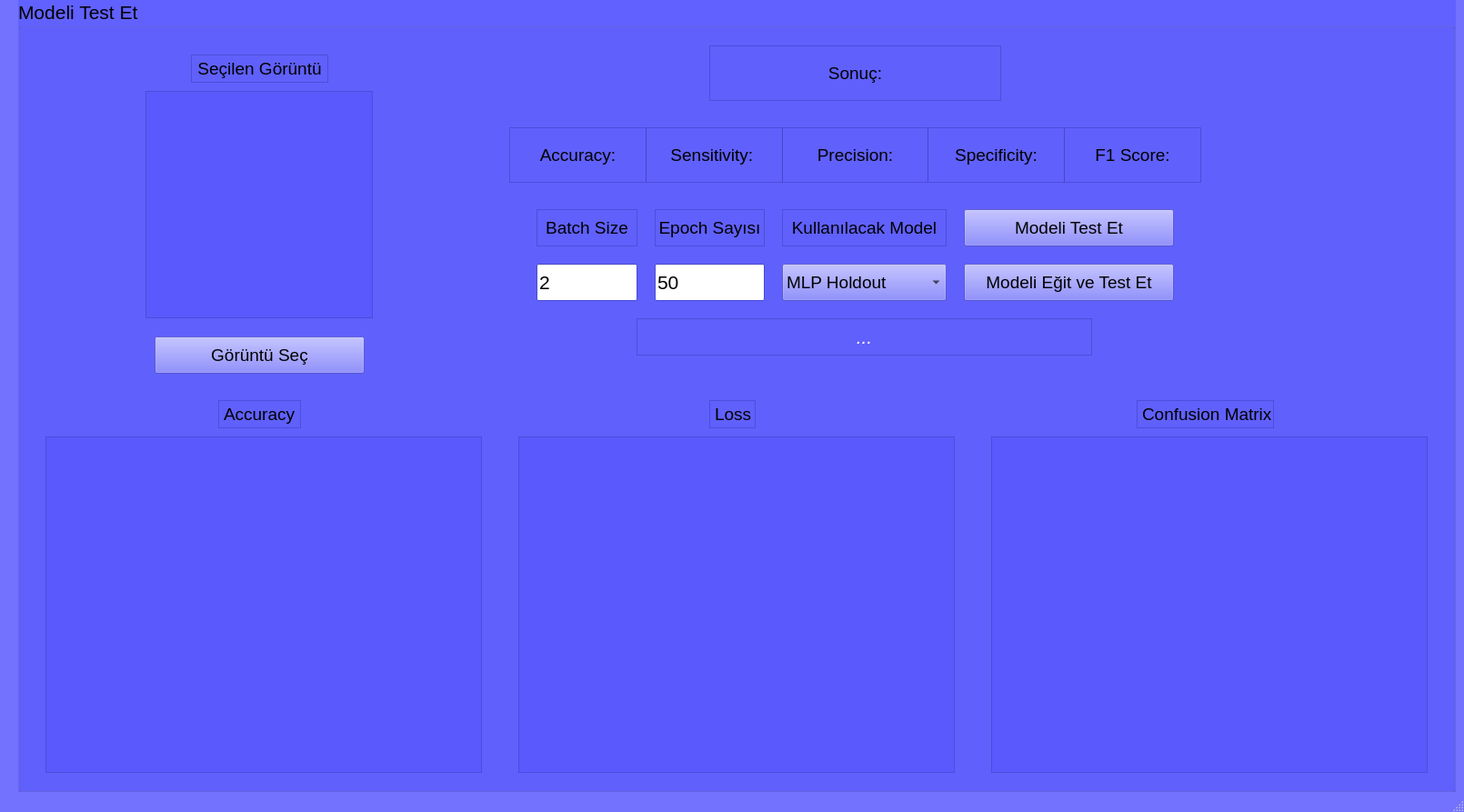
<?xml version="1.0" encoding="UTF-8"?>
<ui version="4.0">
 <class>MainWindow</class>
 <widget class="QMainWindow" name="MainWindow">
  <property name="geometry">
   <rect>
    <x>0</x>
    <y>0</y>
    <width>1610</width>
    <height>893</height>
   </rect>
  </property>
  <property name="palette">
   <palette>
    <active>
     <colorrole role="WindowText">
      <brush brushstyle="SolidPattern">
       <color alpha="255">
        <red>0</red>
        <green>0</green>
        <blue>0</blue>
       </color>
      </brush>
     </colorrole>
     <colorrole role="Button">
      <brush brushstyle="SolidPattern">
       <color alpha="150">
        <red>85</red>
        <green>85</green>
        <blue>255</blue>
       </color>
      </brush>
     </colorrole>
     <colorrole role="Light">
      <brush brushstyle="SolidPattern">
       <color alpha="150">
        <red>213</red>
        <green>213</green>
        <blue>255</blue>
       </color>
      </brush>
     </colorrole>
     <colorrole role="Midlight">
      <brush brushstyle="SolidPattern">
       <color alpha="150">
        <red>149</red>
        <green>149</green>
        <blue>255</blue>
       </color>
      </brush>
     </colorrole>
     <colorrole role="Dark">
      <brush brushstyle="SolidPattern">
       <color alpha="150">
        <red>42</red>
        <green>42</green>
        <blue>127</blue>
       </color>
      </brush>
     </colorrole>
     <colorrole role="Mid">
      <brush brushstyle="SolidPattern">
       <color alpha="150">
        <red>56</red>
        <green>56</green>
        <blue>170</blue>
       </color>
      </brush>
     </colorrole>
     <colorrole role="Text">
      <brush brushstyle="SolidPattern">
       <color alpha="255">
        <red>0</red>
        <green>0</green>
        <blue>0</blue>
       </color>
      </brush>
     </colorrole>
     <colorrole role="BrightText">
      <brush brushstyle="SolidPattern">
       <color alpha="255">
        <red>255</red>
        <green>255</green>
        <blue>255</blue>
       </color>
      </brush>
     </colorrole>
     <colorrole role="ButtonText">
      <brush brushstyle="SolidPattern">
       <color alpha="255">
        <red>0</red>
        <green>0</green>
        <blue>0</blue>
       </color>
      </brush>
     </colorrole>
     <colorrole role="Base">
      <brush brushstyle="SolidPattern">
       <color alpha="255">
        <red>255</red>
        <green>255</green>
        <blue>255</blue>
       </color>
      </brush>
     </colorrole>
     <colorrole role="Window">
      <brush brushstyle="SolidPattern">
       <color alpha="150">
        <red>85</red>
        <green>85</green>
        <blue>255</blue>
       </color>
      </brush>
     </colorrole>
     <colorrole role="Shadow">
      <brush brushstyle="SolidPattern">
       <color alpha="255">
        <red>0</red>
        <green>0</green>
        <blue>0</blue>
       </color>
      </brush>
     </colorrole>
     <colorrole role="AlternateBase">
      <brush brushstyle="SolidPattern">
       <color alpha="202">
        <red>170</red>
        <green>170</green>
        <blue>255</blue>
       </color>
      </brush>
     </colorrole>
     <colorrole role="ToolTipBase">
      <brush brushstyle="SolidPattern">
       <color alpha="255">
        <red>255</red>
        <green>255</green>
        <blue>220</blue>
       </color>
      </brush>
     </colorrole>
     <colorrole role="ToolTipText">
      <brush brushstyle="SolidPattern">
       <color alpha="255">
        <red>0</red>
        <green>0</green>
        <blue>0</blue>
       </color>
      </brush>
     </colorrole>
    </active>
    <inactive>
     <colorrole role="WindowText">
      <brush brushstyle="SolidPattern">
       <color alpha="255">
        <red>0</red>
        <green>0</green>
        <blue>0</blue>
       </color>
      </brush>
     </colorrole>
     <colorrole role="Button">
      <brush brushstyle="SolidPattern">
       <color alpha="150">
        <red>85</red>
        <green>85</green>
        <blue>255</blue>
       </color>
      </brush>
     </colorrole>
     <colorrole role="Light">
      <brush brushstyle="SolidPattern">
       <color alpha="150">
        <red>213</red>
        <green>213</green>
        <blue>255</blue>
       </color>
      </brush>
     </colorrole>
     <colorrole role="Midlight">
      <brush brushstyle="SolidPattern">
       <color alpha="150">
        <red>149</red>
        <green>149</green>
        <blue>255</blue>
       </color>
      </brush>
     </colorrole>
     <colorrole role="Dark">
      <brush brushstyle="SolidPattern">
       <color alpha="150">
        <red>42</red>
        <green>42</green>
        <blue>127</blue>
       </color>
      </brush>
     </colorrole>
     <colorrole role="Mid">
      <brush brushstyle="SolidPattern">
       <color alpha="150">
        <red>56</red>
        <green>56</green>
        <blue>170</blue>
       </color>
      </brush>
     </colorrole>
     <colorrole role="Text">
      <brush brushstyle="SolidPattern">
       <color alpha="255">
        <red>0</red>
        <green>0</green>
        <blue>0</blue>
       </color>
      </brush>
     </colorrole>
     <colorrole role="BrightText">
      <brush brushstyle="SolidPattern">
       <color alpha="255">
        <red>255</red>
        <green>255</green>
        <blue>255</blue>
       </color>
      </brush>
     </colorrole>
     <colorrole role="ButtonText">
      <brush brushstyle="SolidPattern">
       <color alpha="255">
        <red>0</red>
        <green>0</green>
        <blue>0</blue>
       </color>
      </brush>
     </colorrole>
     <colorrole role="Base">
      <brush brushstyle="SolidPattern">
       <color alpha="255">
        <red>255</red>
        <green>255</green>
        <blue>255</blue>
       </color>
      </brush>
     </colorrole>
     <colorrole role="Window">
      <brush brushstyle="SolidPattern">
       <color alpha="150">
        <red>85</red>
        <green>85</green>
        <blue>255</blue>
       </color>
      </brush>
     </colorrole>
     <colorrole role="Shadow">
      <brush brushstyle="SolidPattern">
       <color alpha="255">
        <red>0</red>
        <green>0</green>
        <blue>0</blue>
       </color>
      </brush>
     </colorrole>
     <colorrole role="AlternateBase">
      <brush brushstyle="SolidPattern">
       <color alpha="202">
        <red>170</red>
        <green>170</green>
        <blue>255</blue>
       </color>
      </brush>
     </colorrole>
     <colorrole role="ToolTipBase">
      <brush brushstyle="SolidPattern">
       <color alpha="255">
        <red>255</red>
        <green>255</green>
        <blue>220</blue>
       </color>
      </brush>
     </colorrole>
     <colorrole role="ToolTipText">
      <brush brushstyle="SolidPattern">
       <color alpha="255">
        <red>0</red>
        <green>0</green>
        <blue>0</blue>
       </color>
      </brush>
     </colorrole>
    </inactive>
    <disabled>
     <colorrole role="WindowText">
      <brush brushstyle="SolidPattern">
       <color alpha="150">
        <red>42</red>
        <green>42</green>
        <blue>127</blue>
       </color>
      </brush>
     </colorrole>
     <colorrole role="Button">
      <brush brushstyle="SolidPattern">
       <color alpha="150">
        <red>85</red>
        <green>85</green>
        <blue>255</blue>
       </color>
      </brush>
     </colorrole>
     <colorrole role="Light">
      <brush brushstyle="SolidPattern">
       <color alpha="150">
        <red>213</red>
        <green>213</green>
        <blue>255</blue>
       </color>
      </brush>
     </colorrole>
     <colorrole role="Midlight">
      <brush brushstyle="SolidPattern">
       <color alpha="150">
        <red>149</red>
        <green>149</green>
        <blue>255</blue>
       </color>
      </brush>
     </colorrole>
     <colorrole role="Dark">
      <brush brushstyle="SolidPattern">
       <color alpha="150">
        <red>42</red>
        <green>42</green>
        <blue>127</blue>
       </color>
      </brush>
     </colorrole>
     <colorrole role="Mid">
      <brush brushstyle="SolidPattern">
       <color alpha="150">
        <red>56</red>
        <green>56</green>
        <blue>170</blue>
       </color>
      </brush>
     </colorrole>
     <colorrole role="Text">
      <brush brushstyle="SolidPattern">
       <color alpha="150">
        <red>42</red>
        <green>42</green>
        <blue>127</blue>
       </color>
      </brush>
     </colorrole>
     <colorrole role="BrightText">
      <brush brushstyle="SolidPattern">
       <color alpha="255">
        <red>255</red>
        <green>255</green>
        <blue>255</blue>
       </color>
      </brush>
     </colorrole>
     <colorrole role="ButtonText">
      <brush brushstyle="SolidPattern">
       <color alpha="150">
        <red>42</red>
        <green>42</green>
        <blue>127</blue>
       </color>
      </brush>
     </colorrole>
     <colorrole role="Base">
      <brush brushstyle="SolidPattern">
       <color alpha="150">
        <red>85</red>
        <green>85</green>
        <blue>255</blue>
       </color>
      </brush>
     </colorrole>
     <colorrole role="Window">
      <brush brushstyle="SolidPattern">
       <color alpha="150">
        <red>85</red>
        <green>85</green>
        <blue>255</blue>
       </color>
      </brush>
     </colorrole>
     <colorrole role="Shadow">
      <brush brushstyle="SolidPattern">
       <color alpha="255">
        <red>0</red>
        <green>0</green>
        <blue>0</blue>
       </color>
      </brush>
     </colorrole>
     <colorrole role="AlternateBase">
      <brush brushstyle="SolidPattern">
       <color alpha="150">
        <red>85</red>
        <green>85</green>
        <blue>255</blue>
       </color>
      </brush>
     </colorrole>
     <colorrole role="ToolTipBase">
      <brush brushstyle="SolidPattern">
       <color alpha="255">
        <red>255</red>
        <green>255</green>
        <blue>220</blue>
       </color>
      </brush>
     </colorrole>
     <colorrole role="ToolTipText">
      <brush brushstyle="SolidPattern">
       <color alpha="255">
        <red>0</red>
        <green>0</green>
        <blue>0</blue>
       </color>
      </brush>
     </colorrole>
    </disabled>
   </palette>
  </property>
  <property name="windowTitle">
   <string>Orman Yangını Tespiti</string>
  </property>
  <property name="autoFillBackground">
   <bool>true</bool>
  </property>
  <widget class="QWidget" name="centralwidget">
   <widget class="QGroupBox" name="groupBox_5">
    <property name="geometry">
     <rect>
      <x>20</x>
      <y>0</y>
      <width>1581</width>
      <height>871</height>
     </rect>
    </property>
    <property name="font">
     <font>
      <pointsize>16</pointsize>
     </font>
    </property>
    <property name="autoFillBackground">
     <bool>true</bool>
    </property>
    <property name="title">
     <string>Modeli Test Et</string>
    </property>
    <widget class="QLabel" name="lblGoruntu">
     <property name="geometry">
      <rect>
       <x>140</x>
       <y>100</y>
       <width>250</width>
       <height>250</height>
      </rect>
     </property>
     <property name="font">
      <font>
       <pointsize>14</pointsize>
      </font>
     </property>
     <property name="autoFillBackground">
      <bool>true</bool>
     </property>
     <property name="frameShape">
      <enum>QFrame::StyledPanel</enum>
     </property>
     <property name="text">
      <string/>
     </property>
     <property name="textFormat">
      <enum>Qt::AutoText</enum>
     </property>
    </widget>
    <widget class="QPushButton" name="btnGoruntuSec">
     <property name="geometry">
      <rect>
       <x>150</x>
       <y>370</y>
       <width>231</width>
       <height>41</height>
      </rect>
     </property>
     <property name="font">
      <font>
       <pointsize>14</pointsize>
      </font>
     </property>
     <property name="text">
      <string>Görüntü Seç</string>
     </property>
    </widget>
    <widget class="QPushButton" name="btnModelKullan">
     <property name="geometry">
      <rect>
       <x>1040</x>
       <y>230</y>
       <width>231</width>
       <height>41</height>
      </rect>
     </property>
     <property name="font">
      <font>
       <pointsize>14</pointsize>
      </font>
     </property>
     <property name="text">
      <string>Modeli Test Et</string>
     </property>
    </widget>
    <widget class="QLabel" name="label_4">
     <property name="geometry">
      <rect>
       <x>840</x>
       <y>230</y>
       <width>181</width>
       <height>41</height>
      </rect>
     </property>
     <property name="font">
      <font>
       <pointsize>14</pointsize>
      </font>
     </property>
     <property name="autoFillBackground">
      <bool>false</bool>
     </property>
     <property name="frameShape">
      <enum>QFrame::StyledPanel</enum>
     </property>
     <property name="text">
      <string>Kullanılacak Model</string>
     </property>
     <property name="textFormat">
      <enum>Qt::AutoText</enum>
     </property>
     <property name="alignment">
      <set>Qt::AlignCenter</set>
     </property>
    </widget>
    <widget class="QLabel" name="label_5">
     <property name="geometry">
      <rect>
       <x>760</x>
       <y>50</y>
       <width>321</width>
       <height>61</height>
      </rect>
     </property>
     <property name="font">
      <font>
       <pointsize>14</pointsize>
      </font>
     </property>
     <property name="autoFillBackground">
      <bool>false</bool>
     </property>
     <property name="frameShape">
      <enum>QFrame::StyledPanel</enum>
     </property>
     <property name="text">
      <string>Sonuç:</string>
     </property>
     <property name="textFormat">
      <enum>Qt::AutoText</enum>
     </property>
     <property name="alignment">
      <set>Qt::AlignCenter</set>
     </property>
    </widget>
    <widget class="QLabel" name="label_7">
     <property name="geometry">
      <rect>
       <x>190</x>
       <y>60</y>
       <width>151</width>
       <height>31</height>
      </rect>
     </property>
     <property name="font">
      <font>
       <pointsize>14</pointsize>
      </font>
     </property>
     <property name="autoFillBackground">
      <bool>false</bool>
     </property>
     <property name="frameShape">
      <enum>QFrame::StyledPanel</enum>
     </property>
     <property name="text">
      <string>Seçilen Görüntü</string>
     </property>
     <property name="textFormat">
      <enum>Qt::AutoText</enum>
     </property>
     <property name="alignment">
      <set>Qt::AlignCenter</set>
     </property>
    </widget>
    <widget class="QComboBox" name="cmbModel">
     <property name="geometry">
      <rect>
       <x>840</x>
       <y>290</y>
       <width>181</width>
       <height>41</height>
      </rect>
     </property>
     <property name="font">
      <font>
       <pointsize>14</pointsize>
      </font>
     </property>
     <item>
      <property name="text">
       <string>MLP Holdout</string>
      </property>
     </item>
     <item>
      <property name="text">
       <string>MLP K-Fold</string>
      </property>
     </item>
     <item>
      <property name="text">
       <string>ResNet50 Holdout</string>
      </property>
     </item>
     <item>
      <property name="text">
       <string>ResNet50 K-Fold</string>
      </property>
     </item>
     <item>
      <property name="text">
       <string>VGG-19 Holdout</string>
      </property>
     </item>
     <item>
      <property name="text">
       <string>VGG-19 K-Fold</string>
      </property>
     </item>
    </widget>
    <widget class="QLabel" name="lblPrecision">
     <property name="geometry">
      <rect>
       <x>840</x>
       <y>140</y>
       <width>161</width>
       <height>61</height>
      </rect>
     </property>
     <property name="font">
      <font>
       <pointsize>14</pointsize>
      </font>
     </property>
     <property name="autoFillBackground">
      <bool>false</bool>
     </property>
     <property name="frameShape">
      <enum>QFrame::StyledPanel</enum>
     </property>
     <property name="text">
      <string>Precision:</string>
     </property>
     <property name="textFormat">
      <enum>Qt::AutoText</enum>
     </property>
     <property name="alignment">
      <set>Qt::AlignCenter</set>
     </property>
    </widget>
    <widget class="QLabel" name="lblSensitivity">
     <property name="geometry">
      <rect>
       <x>690</x>
       <y>140</y>
       <width>151</width>
       <height>61</height>
      </rect>
     </property>
     <property name="font">
      <font>
       <pointsize>14</pointsize>
      </font>
     </property>
     <property name="autoFillBackground">
      <bool>false</bool>
     </property>
     <property name="frameShape">
      <enum>QFrame::StyledPanel</enum>
     </property>
     <property name="text">
      <string>Sensitivity: </string>
     </property>
     <property name="textFormat">
      <enum>Qt::AutoText</enum>
     </property>
     <property name="alignment">
      <set>Qt::AlignCenter</set>
     </property>
    </widget>
    <widget class="QLabel" name="lblF1">
     <property name="geometry">
      <rect>
       <x>1150</x>
       <y>140</y>
       <width>151</width>
       <height>61</height>
      </rect>
     </property>
     <property name="font">
      <font>
       <pointsize>14</pointsize>
      </font>
     </property>
     <property name="autoFillBackground">
      <bool>false</bool>
     </property>
     <property name="frameShape">
      <enum>QFrame::StyledPanel</enum>
     </property>
     <property name="text">
      <string>F1 Score:</string>
     </property>
     <property name="textFormat">
      <enum>Qt::AutoText</enum>
     </property>
     <property name="alignment">
      <set>Qt::AlignCenter</set>
     </property>
    </widget>
    <widget class="QLabel" name="lblAccuracy">
     <property name="geometry">
      <rect>
       <x>540</x>
       <y>140</y>
       <width>151</width>
       <height>61</height>
      </rect>
     </property>
     <property name="font">
      <font>
       <pointsize>14</pointsize>
      </font>
     </property>
     <property name="autoFillBackground">
      <bool>false</bool>
     </property>
     <property name="frameShape">
      <enum>QFrame::StyledPanel</enum>
     </property>
     <property name="text">
      <string>Accuracy:</string>
     </property>
     <property name="textFormat">
      <enum>Qt::AutoText</enum>
     </property>
     <property name="alignment">
      <set>Qt::AlignCenter</set>
     </property>
    </widget>
    <widget class="QPushButton" name="btnModelEgit">
     <property name="geometry">
      <rect>
       <x>1040</x>
       <y>290</y>
       <width>231</width>
       <height>41</height>
      </rect>
     </property>
     <property name="font">
      <font>
       <pointsize>14</pointsize>
      </font>
     </property>
     <property name="text">
      <string>Modeli Eğit ve Test Et</string>
     </property>
     <property name="autoRepeat">
      <bool>true</bool>
     </property>
    </widget>
    <widget class="QLabel" name="label_2">
     <property name="geometry">
      <rect>
       <x>220</x>
       <y>440</y>
       <width>91</width>
       <height>31</height>
      </rect>
     </property>
     <property name="font">
      <font>
       <pointsize>14</pointsize>
      </font>
     </property>
     <property name="autoFillBackground">
      <bool>false</bool>
     </property>
     <property name="frameShape">
      <enum>QFrame::StyledPanel</enum>
     </property>
     <property name="text">
      <string>Accuracy</string>
     </property>
     <property name="textFormat">
      <enum>Qt::AutoText</enum>
     </property>
    </widget>
    <widget class="QLabel" name="imCM">
     <property name="geometry">
      <rect>
       <x>1070</x>
       <y>480</y>
       <width>480</width>
       <height>370</height>
      </rect>
     </property>
     <property name="font">
      <font>
       <pointsize>14</pointsize>
      </font>
     </property>
     <property name="autoFillBackground">
      <bool>true</bool>
     </property>
     <property name="frameShape">
      <enum>QFrame::StyledPanel</enum>
     </property>
     <property name="text">
      <string/>
     </property>
     <property name="textFormat">
      <enum>Qt::AutoText</enum>
     </property>
    </widget>
    <widget class="QLabel" name="imAccuracy">
     <property name="geometry">
      <rect>
       <x>30</x>
       <y>480</y>
       <width>480</width>
       <height>370</height>
      </rect>
     </property>
     <property name="font">
      <font>
       <pointsize>14</pointsize>
      </font>
     </property>
     <property name="autoFillBackground">
      <bool>true</bool>
     </property>
     <property name="frameShape">
      <enum>QFrame::StyledPanel</enum>
     </property>
     <property name="text">
      <string/>
     </property>
     <property name="textFormat">
      <enum>Qt::AutoText</enum>
     </property>
    </widget>
    <widget class="QLabel" name="label_8">
     <property name="geometry">
      <rect>
       <x>760</x>
       <y>440</y>
       <width>51</width>
       <height>31</height>
      </rect>
     </property>
     <property name="font">
      <font>
       <pointsize>14</pointsize>
      </font>
     </property>
     <property name="autoFillBackground">
      <bool>false</bool>
     </property>
     <property name="frameShape">
      <enum>QFrame::StyledPanel</enum>
     </property>
     <property name="text">
      <string>Loss</string>
     </property>
     <property name="textFormat">
      <enum>Qt::AutoText</enum>
     </property>
    </widget>
    <widget class="QLabel" name="label_9">
     <property name="geometry">
      <rect>
       <x>1230</x>
       <y>440</y>
       <width>151</width>
       <height>31</height>
      </rect>
     </property>
     <property name="font">
      <font>
       <pointsize>14</pointsize>
      </font>
     </property>
     <property name="autoFillBackground">
      <bool>false</bool>
     </property>
     <property name="frameShape">
      <enum>QFrame::StyledPanel</enum>
     </property>
     <property name="text">
      <string>Confusion Matrix</string>
     </property>
     <property name="textFormat">
      <enum>Qt::AutoText</enum>
     </property>
    </widget>
    <widget class="QLabel" name="imLoss">
     <property name="geometry">
      <rect>
       <x>550</x>
       <y>480</y>
       <width>480</width>
       <height>370</height>
      </rect>
     </property>
     <property name="font">
      <font>
       <pointsize>14</pointsize>
      </font>
     </property>
     <property name="autoFillBackground">
      <bool>true</bool>
     </property>
     <property name="frameShape">
      <enum>QFrame::StyledPanel</enum>
     </property>
     <property name="text">
      <string/>
     </property>
     <property name="textFormat">
      <enum>Qt::AutoText</enum>
     </property>
    </widget>
    <widget class="QLabel" name="lblSpecificity">
     <property name="geometry">
      <rect>
       <x>1000</x>
       <y>140</y>
       <width>151</width>
       <height>61</height>
      </rect>
     </property>
     <property name="font">
      <font>
       <pointsize>14</pointsize>
      </font>
     </property>
     <property name="autoFillBackground">
      <bool>false</bool>
     </property>
     <property name="frameShape">
      <enum>QFrame::StyledPanel</enum>
     </property>
     <property name="text">
      <string>Specificity:</string>
     </property>
     <property name="textFormat">
      <enum>Qt::AutoText</enum>
     </property>
     <property name="alignment">
      <set>Qt::AlignCenter</set>
     </property>
    </widget>
    <widget class="QLabel" name="label_6">
     <property name="geometry">
      <rect>
       <x>570</x>
       <y>230</y>
       <width>111</width>
       <height>41</height>
      </rect>
     </property>
     <property name="font">
      <font>
       <pointsize>14</pointsize>
      </font>
     </property>
     <property name="autoFillBackground">
      <bool>false</bool>
     </property>
     <property name="frameShape">
      <enum>QFrame::StyledPanel</enum>
     </property>
     <property name="text">
      <string>Batch Size</string>
     </property>
     <property name="textFormat">
      <enum>Qt::AutoText</enum>
     </property>
     <property name="alignment">
      <set>Qt::AlignCenter</set>
     </property>
    </widget>
    <widget class="QLabel" name="label_10">
     <property name="geometry">
      <rect>
       <x>700</x>
       <y>230</y>
       <width>121</width>
       <height>41</height>
      </rect>
     </property>
     <property name="font">
      <font>
       <pointsize>14</pointsize>
      </font>
     </property>
     <property name="autoFillBackground">
      <bool>false</bool>
     </property>
     <property name="frameShape">
      <enum>QFrame::StyledPanel</enum>
     </property>
     <property name="text">
      <string>Epoch Sayısı</string>
     </property>
     <property name="textFormat">
      <enum>Qt::AutoText</enum>
     </property>
     <property name="alignment">
      <set>Qt::AlignCenter</set>
     </property>
    </widget>
    <widget class="QLabel" name="lblError">
     <property name="geometry">
      <rect>
       <x>680</x>
       <y>350</y>
       <width>501</width>
       <height>41</height>
      </rect>
     </property>
     <property name="palette">
      <palette>
       <active>
        <colorrole role="WindowText">
         <brush brushstyle="SolidPattern">
          <color alpha="255">
           <red>255</red>
           <green>255</green>
           <blue>255</blue>
          </color>
         </brush>
        </colorrole>
       </active>
       <inactive>
        <colorrole role="WindowText">
         <brush brushstyle="SolidPattern">
          <color alpha="255">
           <red>255</red>
           <green>255</green>
           <blue>255</blue>
          </color>
         </brush>
        </colorrole>
       </inactive>
       <disabled>
        <colorrole role="WindowText">
         <brush brushstyle="SolidPattern">
          <color alpha="150">
           <red>42</red>
           <green>42</green>
           <blue>127</blue>
          </color>
         </brush>
        </colorrole>
       </disabled>
      </palette>
     </property>
     <property name="font">
      <font>
       <italic>true</italic>
      </font>
     </property>
     <property name="autoFillBackground">
      <bool>false</bool>
     </property>
     <property name="frameShape">
      <enum>QFrame::StyledPanel</enum>
     </property>
     <property name="text">
      <string>...</string>
     </property>
     <property name="textFormat">
      <enum>Qt::AutoText</enum>
     </property>
     <property name="alignment">
      <set>Qt::AlignCenter</set>
     </property>
    </widget>
    <widget class="QLineEdit" name="txtBatch">
     <property name="geometry">
      <rect>
       <x>570</x>
       <y>290</y>
       <width>111</width>
       <height>41</height>
      </rect>
     </property>
     <property name="text">
      <string>2</string>
     </property>
    </widget>
    <widget class="QLineEdit" name="txtEpoch">
     <property name="geometry">
      <rect>
       <x>700</x>
       <y>290</y>
       <width>121</width>
       <height>41</height>
      </rect>
     </property>
     <property name="text">
      <string>50</string>
     </property>
    </widget>
   </widget>
  </widget>
  <widget class="QStatusBar" name="statusbar"/>
 </widget>
 <resources/>
 <connections/>
</ui>
